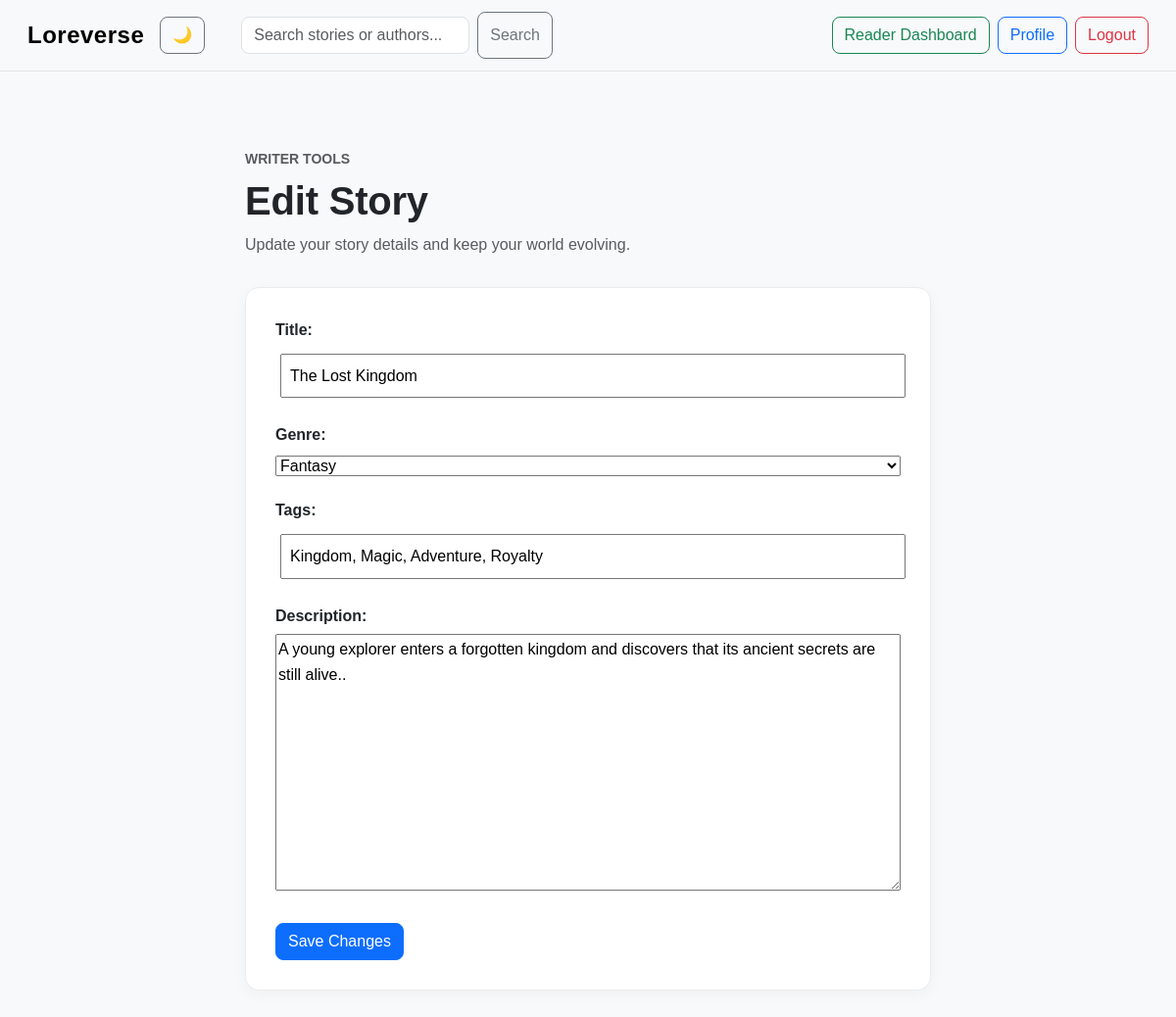
/edit_story/1/ (signed in), run on the app's committed database.
### loreverse/models.py (models this page shows, shortened)
class Story(models.Model):
    GENRE_CHOICES = [
        ("Fantasy", "Fantasy"),
        ("Romance", "Romance"),
        ("Mystery", "Mystery"),
        ("Horror", "Horror"),
        ("Science Fiction", "Science Fiction"),
        ("Adventure", "Adventure"),
        ("Other", "Other"),]
    title = models.CharField(max_length=200)
    genre = models.CharField(max_length=30, choices=GENRE_CHOICES, default="Other")
    tags = models.CharField(max_length=300, blank=True)
    description = models.TextField()
    author = models.ForeignKey(User, on_delete=models.CASCADE)
    published = models.BooleanField(default=False)
    created_at = models.DateTimeField(auto_now_add=True)
    updated_at = models.DateTimeField(auto_now=True)
    favorited_by = models.ManyToManyField(User, related_name="favorite_stories", blank=True)
    want_to_read_by = models.ManyToManyField(User, related_name="want_to_read_stories", blank=True)

### loreverse/views.py (the view)
# urls.py: path("edit_story/<int:story_id>/", views.edit_story, name="edit_story"),
@login_required
def edit_story(request, story_id):
    story = get_object_or_404(Story, id=story_id, author=request.user)
    if request.user.profile.role != "Writer":
        return redirect("profile")
    if request.method == "POST":
        form = StoryForm(request.POST, instance=story)
        if form.is_valid():
            form.save()
            return redirect("my_stories")
    else:
        form = StoryForm(instance=story)
    return render(request, "loreverse/edit_story.html", {
        "form": form, "story": story
    })

### loreverse/forms.py
class StoryForm(forms.ModelForm):
    class Meta:
        model = Story
        fields = ["title", "genre", "tags", "description"]

### loreverse/templates/loreverse/edit_story.html (shortened to what this page needs)
{% extends "loreverse/layout.html" %}
{% block body %}
<div class="container py-5">
    <div class="form-page">
        <div class="form-page-header">
            <p class="text-muted text-uppercase small fw-semibold mb-2">
                Writer Tools
            </p>
            <h1 class="fw-bold">Edit Story</h1>
            <p class="text-muted">
                Update your story details and keep your world evolving.
            </p>
        </div>
        <div class="form-card">
            <form method="post">
                {{ form.as_p }}
                <div class="form-actions">
                    <button type="submit" class="btn btn-primary">
                        Save Changes
                    </button>
                </div>
            </form>
        </div>
    </div>
</div>
{% endblock %}

### loreverse/static/loreverse/styles.css (style rules this page uses)
body { font-family: Arial, sans-serif; margin: 0; background-color : #f8f9fa; color: #212529; }
input { margin: 5px; padding: 8px; }
.btn { transition: all 0.2s ease; }
h1, h2, h3, h4, h5, h6 { letter-spacing: -0.2px; }
h1 { font-weight: 700; }
p { line-height: 1.6; }
.container { max-width: 1200px; }
.btn { border-radius: 8px; font-weight: 500; }
.form-page { max-width: 700px; margin: 0 auto; }
.form-page-header { margin-bottom: 30px; }
.form-page-header h1 { margin-bottom: 8px; }
.form-card { padding: 30px; background-color: #ffffff; border: 1px solid #e9ecef; border-radius: 14px; box-shadow: 0 4px 15px rgba(0, 0, 0, 0.04); }
.form-card p { margin-bottom: 20px; }
.form-card label { display: block; margin-bottom: 6px; font-weight: 600; }
.form-card input, .form-card textarea, .form-card select { width: 100%; }
.form-card textarea { min-height: 140px; resize: vertical; }
.form-actions { margin-top: 25px; }

### data on the page
Story: title "The Lost Kingdom", genre "Fantasy", tags "Kingdom, Magic, Adventure, Royalty", description "A young explorer enters a forgotten kingdom and discovers that its ancient secrets are still alive.."
